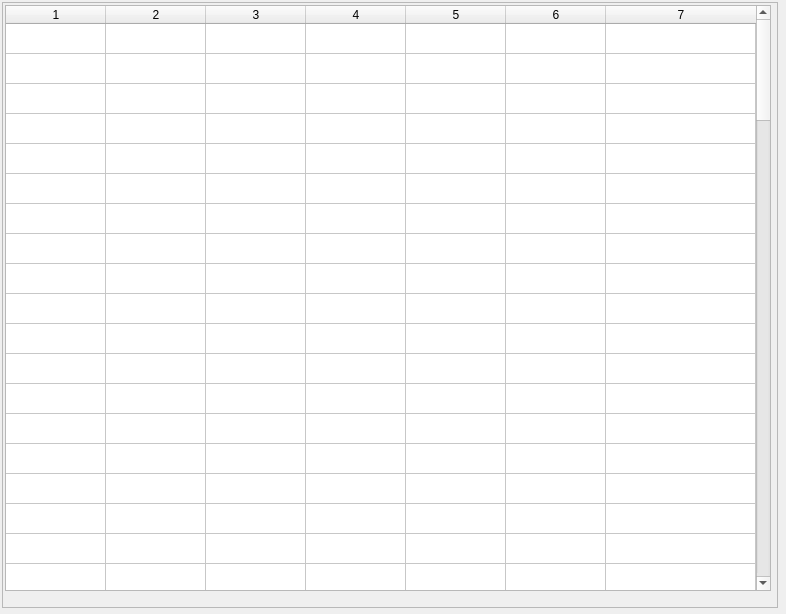
<?xml version="1.0" encoding="UTF-8"?>
<ui version="4.0">
 <class>Dialog</class>
 <widget class="QDialog" name="Dialog">
  <property name="geometry">
   <rect>
    <x>0</x>
    <y>0</y>
    <width>786</width>
    <height>614</height>
   </rect>
  </property>
  <property name="windowTitle">
   <string>Dialog</string>
  </property>
  <widget class="QScrollArea" name="scrollArea">
   <property name="geometry">
    <rect>
     <x>2</x>
     <y>2</y>
     <width>776</width>
     <height>606</height>
    </rect>
   </property>
   <property name="widgetResizable">
    <bool>true</bool>
   </property>
   <widget class="QWidget" name="scrollAreaWidgetContents">
    <property name="geometry">
     <rect>
      <x>0</x>
      <y>0</y>
      <width>774</width>
      <height>604</height>
     </rect>
    </property>
    <widget class="QTableWidget" name="tableWidget">
     <property name="geometry">
      <rect>
       <x>2</x>
       <y>2</y>
       <width>766</width>
       <height>586</height>
      </rect>
     </property>
     <property name="rowCount">
      <number>100</number>
     </property>
     <property name="columnCount">
      <number>7</number>
     </property>
     <attribute name="horizontalHeaderShowSortIndicator" stdset="0">
      <bool>true</bool>
     </attribute>
     <attribute name="horizontalHeaderStretchLastSection">
      <bool>true</bool>
     </attribute>
     <attribute name="verticalHeaderVisible">
      <bool>false</bool>
     </attribute>
     <row/>
     <row/>
     <row/>
     <row/>
     <row/>
     <row/>
     <row/>
     <row/>
     <row/>
     <row/>
     <row/>
     <row/>
     <row/>
     <row/>
     <row/>
     <row/>
     <row/>
     <row/>
     <row/>
     <row/>
     <row/>
     <row/>
     <row/>
     <row/>
     <row/>
     <row/>
     <row/>
     <row/>
     <row/>
     <row/>
     <row/>
     <row/>
     <row/>
     <row/>
     <row/>
     <row/>
     <row/>
     <row/>
     <row/>
     <row/>
     <row/>
     <row/>
     <row/>
     <row/>
     <row/>
     <row/>
     <row/>
     <row/>
     <row/>
     <row/>
     <row/>
     <row/>
     <row/>
     <row/>
     <row/>
     <row/>
     <row/>
     <row/>
     <row/>
     <row/>
     <row/>
     <row/>
     <row/>
     <row/>
     <row/>
     <row/>
     <row/>
     <row/>
     <row/>
     <row/>
     <row/>
     <row/>
     <row/>
     <row/>
     <row/>
     <row/>
     <row/>
     <row/>
     <row/>
     <row/>
     <row/>
     <row/>
     <row/>
     <row/>
     <row/>
     <row/>
     <row/>
     <row/>
     <row/>
     <row/>
     <row/>
     <row/>
     <row/>
     <row/>
     <row/>
     <row/>
     <row/>
     <row/>
     <row/>
     <row/>
     <column/>
     <column/>
     <column/>
     <column/>
     <column/>
     <column/>
     <column/>
    </widget>
   </widget>
  </widget>
 </widget>
 <resources/>
 <connections/>
</ui>
